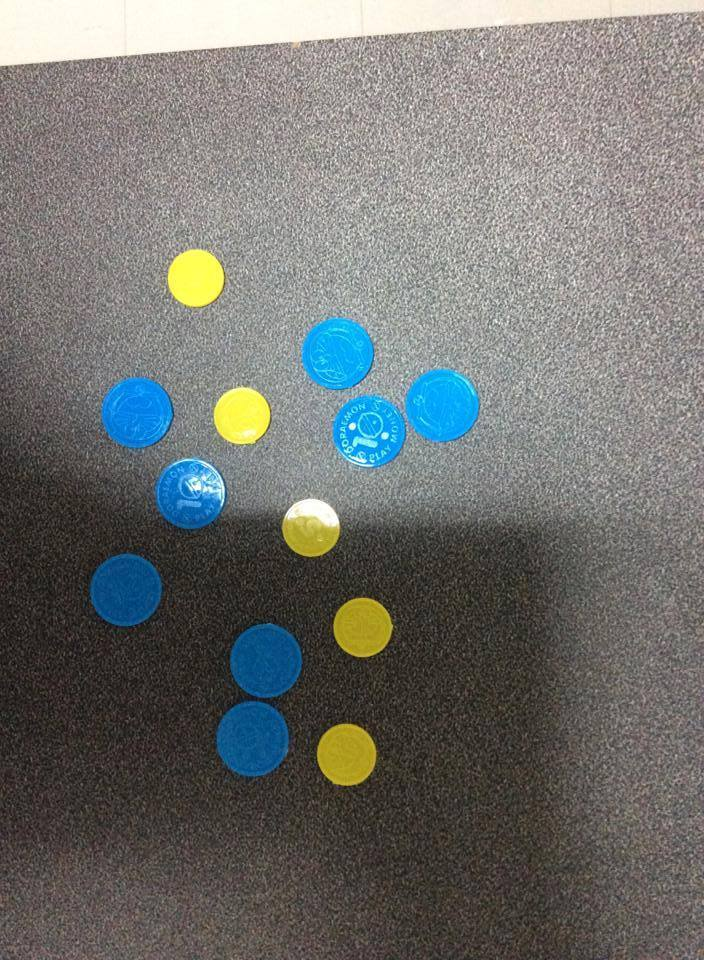
#> input picture CoinCounting/coin1.jpg, 704 x 960 px
$ python -i example2_4_coin_counting_v2.py   (imports and definitions only)
#> lines starting #> are read from the running program, lines starting #| are printed output that depends on the picture; after the words box and inside, x2 and y2 are one past the last pixel; in counts of white or black regions, pixels touching at a corner belong together
#Download images from https://drive.google.com/file/d/1KqllafwQiJR-Ronos3N-AHNfnoBb8I7H/view?usp=sharing

#Bonus from this challenge https://docs.google.com/document/d/1q96VgmpJXlC95h9we-jiuxonEoYrZoqgTD2wjGk5TlI/edit?usp=sharing


import cv2
import numpy as np

expected_outcome = [
    [5, 8],
    [6, 3],
    [2, 4],
    [2, 4],
    [1, 7],
    [3, 5],
    [4, 3],
    [5, 5],
    [2, 6],
    [4, 2] ]

def morph (img, kernel_size, morph_type, structure_type):
    kernel = cv2.getStructuringElement(structure_type,(kernel_size,kernel_size))
    # kernel = np.zeros((kernel_size,kernel_size), np.uint8)
    # kernel = cv2.circle(kernel, (int(kernel_size/2),int(kernel_size/2)), int(kernel_size/2), (255,255,255), -1)
    return cv2.morphologyEx(img, morph_type, kernel)

def coinCounting(filename):

#> called with filename = 'CoinCounting/coin1.jpg'
    im = cv2.imread(filename)
#> im is the input picture: shape (960, 704, 3); mean B, G, R 111.6, 114.4, 113.4
    target_size = (int(704/2),int(960/2))  # (int(im.shape[1]/2),int(im.shape[0]/2))
    im = cv2.resize(im,target_size)
#> im: shape (480, 352, 3)

    hsv = cv2.cvtColor(im, cv2.COLOR_BGR2HSV)
#> hsv: shape (480, 352, 3); mean H, S, V 32.4, 39.5, 122.6
    blue_hsv = hsv # cv2.cvtColor(im+[10,0,0], cv2.COLOR_BGR2HSV)

    # im = BrightnessContrast(im, 0)

    # contrast
    alpha = 0.5 # Simple contrast control
    beta = 0 # Simple brightness control

    # im = cv2.convertScaleAbs(im, alpha=alpha, beta=beta)

    # define threshold
    # blue
    lower_yellow = np.array([22,50,50])
    upper_yellow = np.array([35,255,255])
    lower_blue = np.array([94,15,50])
    upper_blue = np.array([150,255,255])
    lower_bg = np.array([0,0,0])
    upper_bg = np.array([180,70,200])

    lower_blue2 = np.array([80,8,50])
    upper_blue2 = np.array([160,255,255])

    # thresholding
    # b, g, r
    mask_yellow = cv2.inRange(hsv, lower_yellow, upper_yellow)
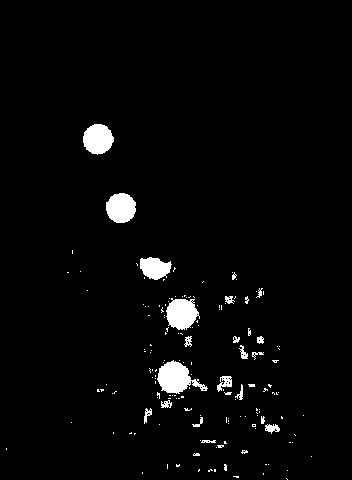
#> mask_yellow: shape (480, 352); 2.9% white; 158 white regions (136 under 20 px), largest, box (x1, y1, x2, y2) and area: (157, 360, 208, 394) 916, (166, 298, 200, 330) 777, (83, 124, 114, 155) 723
    mask_blue = cv2.inRange(blue_hsv, lower_blue, upper_blue)
#> mask_blue: shape (480, 352); 6.3% white; 112 white regions (106 under 20 px), largest, box (x1, y1, x2, y2) and area: (143, 157, 241, 239) 4166, (48, 184, 91, 233) 1334, (72, 223, 122, 267) 1330, (107, 348, 147, 390) 1227, (115, 309, 152, 350) 1131, (44, 276, 82, 315) 1123
    mask_bg = cv2.inRange(hsv, lower_bg, upper_bg)
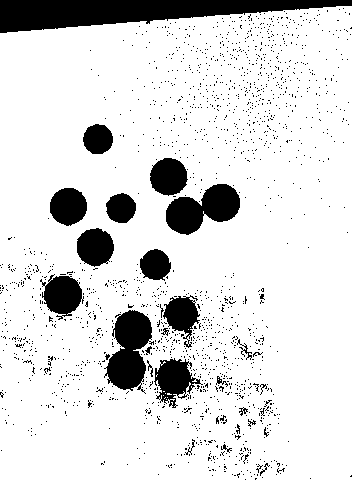
#> mask_bg: shape (480, 352); 86% white; 1705 black regions (1680 under 20 px), largest, box (x1, y1, x2, y2) and area: (0, 0, 352, 33) 6661, (104, 310, 154, 394) 2485, (166, 184, 240, 235) 2264

    mask_bg = 255-mask_bg

    # median
    mask_bg = cv2.medianBlur(mask_bg, 9)
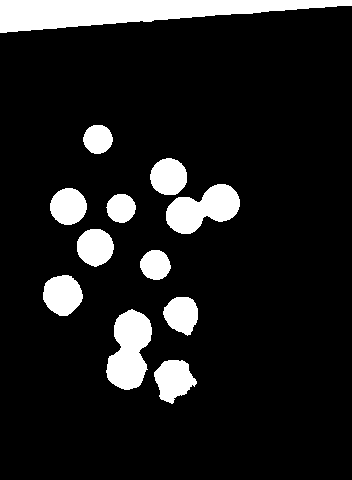
#> mask_bg: shape (480, 352); 12% white; 12 white regions, largest, box (x1, y1, x2, y2) and area: (0, 0, 352, 33) 6679, (106, 309, 152, 390) 2515, (166, 184, 240, 234) 2252
    cv2.imshow('BG', mask_bg)
    mask_yellow = cv2.medianBlur(mask_yellow, 5)
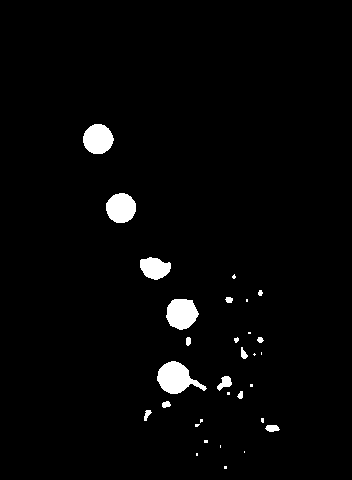
#> mask_yellow: shape (480, 352); 2.5% white; 31 white regions (15 under 20 px), largest, box (x1, y1, x2, y2) and area: (157, 361, 207, 394) 921, (166, 299, 199, 330) 771, (83, 124, 114, 154) 716
    mask_blue = cv2.medianBlur(mask_blue, 9)
#> mask_blue: shape (480, 352); 6.2% white; 5 white regions, box (x1, y1, x2, y2) and area: (147, 156, 241, 237) 4312, (107, 311, 152, 390) 2355, (74, 225, 119, 266) 1370, (49, 186, 89, 230) 1320, (44, 276, 82, 314) 1108

    cv2.imshow('mask_blue pre bitwise', mask_blue)
    mask_blue = np.bitwise_or(mask_blue, mask_bg)
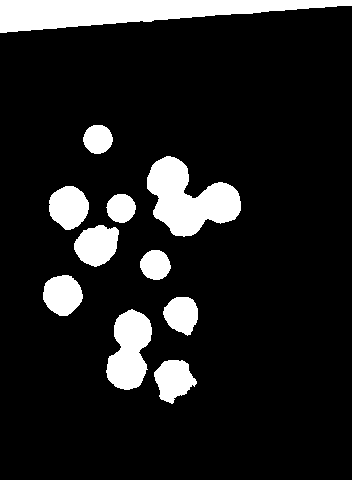
#> mask_blue: shape (480, 352); 12.9% white; 11 white regions, largest, box (x1, y1, x2, y2) and area: (0, 0, 352, 33) 6679, (147, 156, 241, 237) 4312, (106, 309, 152, 390) 2524
    # [11 lines of commented-out code are left out]


    morph_yellow = morph(mask_yellow, 20, cv2.MORPH_OPEN, cv2.MORPH_ELLIPSE)
#> in morph, `return cv2.morphologyEx(img, morph_type, kernel)`: returned value: shape (480, 352); 1.9% white; 5 white regions, box (x1, y1, x2, y2) and area: (159, 362, 190, 394) 810, (168, 300, 197, 330) 717, (84, 125, 113, 155) 696, (107, 194, 136, 224) 684, (144, 259, 166, 280) 372
    morph_yellow = morph(morph_yellow, 10, cv2.MORPH_ERODE, cv2.MORPH_ELLIPSE)
#> in morph (call 2), `return cv2.morphologyEx(img, morph_type, kernel)`: returned value: shape (480, 352); 0.85% white; 5 white regions, box (x1, y1, x2, y2) and area: (164, 367, 186, 389) 389, (173, 305, 193, 325) 323, (89, 130, 109, 150) 309, (112, 199, 132, 219) 301, (149, 264, 162, 275) 110

    # morph_blue = morph(mask_blue, 12, cv2.MORPH_DILATE, cv2.MORPH_ELLIPSE)
    morph_blue = morph(mask_blue, 15, cv2.MORPH_CLOSE, cv2.MORPH_ELLIPSE)
#> call 3 of morph, with kernel_size = 15, morph_type = 3, structure_type = 2
#> in morph (call 3), `return cv2.morphologyEx(img, morph_type, kernel)`:
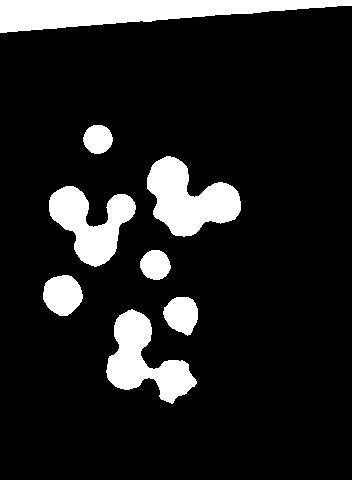
#> returned value: shape (480, 352); 13.2% white; 8 white regions
    # morph_blue = morph(mask_blue, 20, cv2.MORPH_ERODE, cv2.MORPH_ELLIPSE)
    cv2.imshow('Morph Blue Coin 1', morph_blue)
    # [8 lines of commented-out code are left out]

    blur_amount = 15
    # [12 lines of commented-out code are left out]
    contours_yellow, hierarchy_yellow = cv2.findContours(morph_yellow, cv2.RETR_TREE, cv2.CHAIN_APPROX_NONE)
#> contours_yellow = 5 contours; box (x1, y1, x2, y2) and area: (164, 367, 186, 389) 358, (173, 305, 193, 325) 294, (89, 130, 109, 150) 281, (112, 199, 132, 219) 274, (149, 264, 162, 275) 93
    contours_blue, hierarchy_blue = cv2.findContours(morph_blue, cv2.RETR_TREE, cv2.CHAIN_APPROX_NONE)
#> contours_blue = 8 contours; box (x1, y1, x2, y2) and area: (0, 0, 352, 33) 6310, (147, 156, 241, 237) 4234, (106, 309, 197, 404) 3755, (49, 186, 136, 267) 3488, (43, 275, 83, 316) 1186, (163, 297, 198, 336) 944, (140, 250, 171, 280) 670, (83, 125, 113, 154) 633

    yellow = len(contours_yellow)
#> yellow = 5
    blue = len(contours_blue)
#> blue = 8

    im_blue_contour = im.copy()
    cv2.drawContours(im_blue_contour, contours_blue, -1, (0, 255, 0), 2)
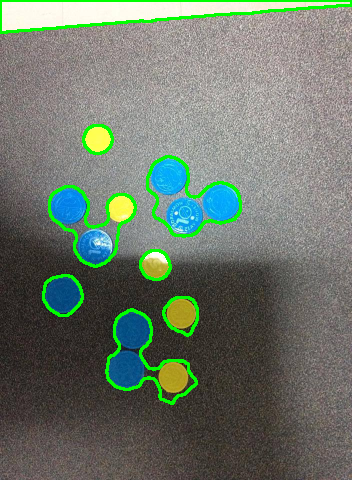
#> im_blue_contour: shape (480, 352, 3); mean B, G, R 106.6, 119.2, 108.1

    # print('Yellow = ',yellow)
    # print('Blue = ', blue)
    cv2.imshow('Original Image',im)


    # cv2.imshow('HSV Image',hsv)
    cv2.imshow('Yellow Coin', mask_yellow)
    cv2.imshow('Blue Coin', mask_blue)
    cv2.imshow('Morph Yellow Coin', morph_yellow)
    cv2.imshow('Morph Blue Coin', morph_blue)
    cv2.imshow('Contour Blue Coin', im_blue_contour)


    return [yellow,blue]

# process
# [8 lines not run here, left out]

>>> result = coinCounting('CoinCounting/coin1.jpg')
#> result = [5, 8]

$ run again, on CoinCounting/coin10.jpg
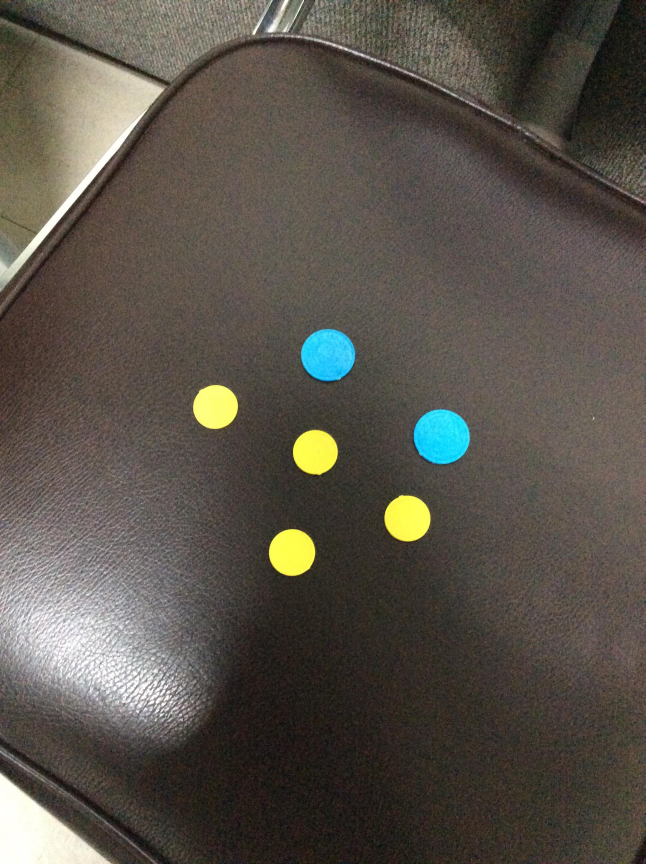
#> input picture CoinCounting/coin10.jpg, 1936 x 2592 px (shown at 1/3 size)
#> in coinCounting, im is the input picture: shape (2592, 1936, 3); mean B, G, R 74.5, 82.9, 88.6
#> im: shape (480, 352, 3)
#> hsv: shape (480, 352, 3); mean H, S, V 24, 51.7, 90.5
#> in coinCounting, `mask_yellow = cv2.inRange(hsv, lower_yellow, upper_yellow)`:
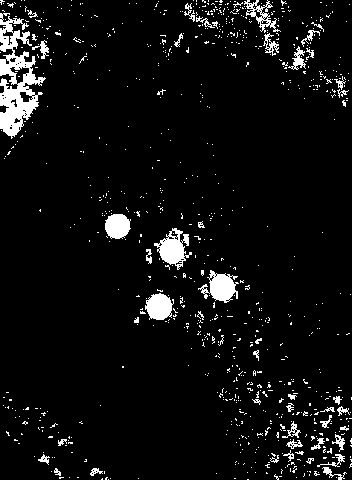
#> mask_yellow: shape (480, 352); 5.9% white; 835 white regions (786 under 20 px), largest, box (x1, y1, x2, y2) and area: (0, 13, 46, 139) 2584, (154, 228, 192, 270) 752, (198, 270, 239, 303) 705
#> contours_yellow = 4 contours; box (x1, y1, x2, y2) and area: (165, 243, 181, 260) 193, (216, 280, 232, 296) 185, (152, 299, 169, 315) 184, (111, 220, 126, 234) 152
#> contours_blue = 38 contours, 11 with area under 20; largest, box (x1, y1, x2, y2) and area: (77, 357, 323, 480) 18932, (0, 16, 120, 243) 10484, (10, 337, 87, 390) 1902, (0, 431, 60, 480) 1482, (225, 227, 256, 258) 710
#> yellow = 4
#> blue = 38
#> in coinCounting, `cv2.drawContours(im_blue_contour, contours_blue, -1, (0, 255, 0), 2)`:
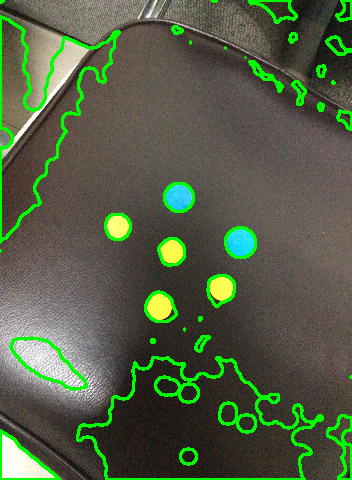
#> im_blue_contour: shape (480, 352, 3); mean B, G, R 69.4, 94.7, 82.7
#> result = [4, 38]

$ run again, on CoinCounting/coin2.jpg
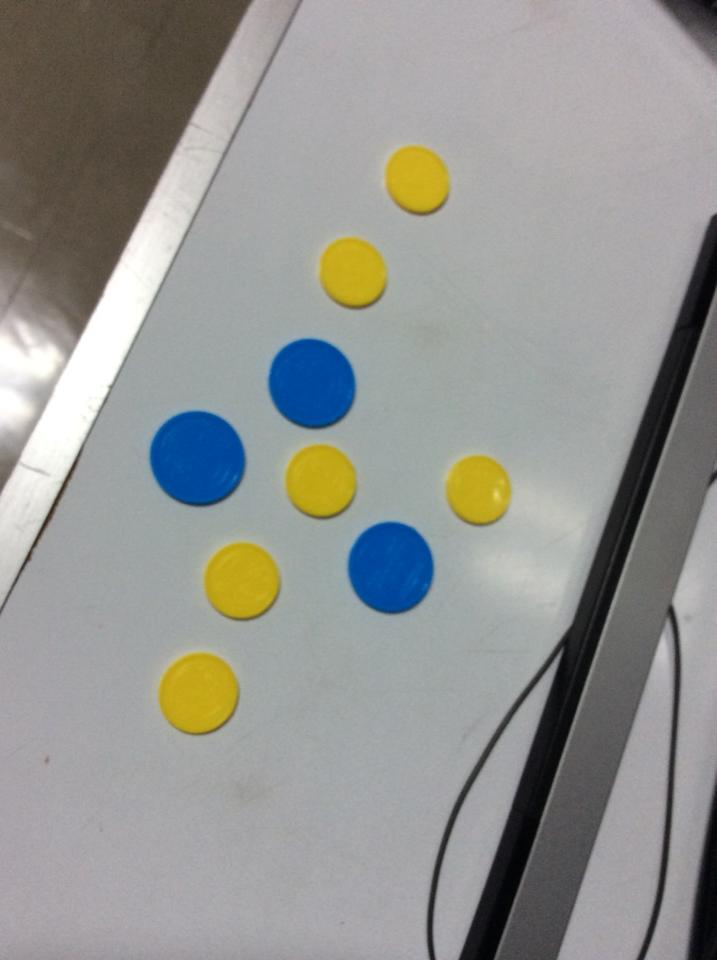
#> input picture CoinCounting/coin2.jpg, 717 x 960 px
#> in coinCounting, im is the input picture: shape (960, 717, 3); mean B, G, R 146.2, 149.4, 148.6
#> im: shape (480, 352, 3)
#> hsv: shape (480, 352, 3); mean H, S, V 88.7, 27.7, 155.3
#> in coinCounting, `mask_yellow = cv2.inRange(hsv, lower_yellow, upper_yellow)`:
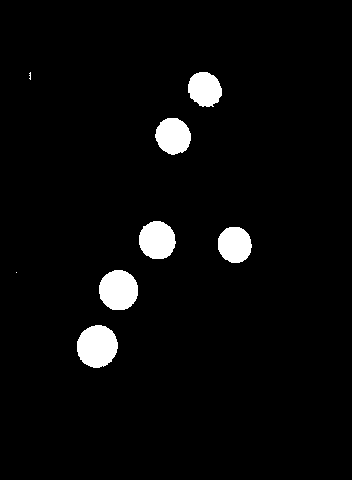
#> mask_yellow: shape (480, 352); 3.9% white; 8 white regions (2 under 20 px), largest, box (x1, y1, x2, y2) and area: (77, 325, 118, 368) 1370, (99, 270, 138, 310) 1249, (139, 221, 176, 259) 1108, (155, 118, 191, 155) 1015, (218, 227, 252, 263) 976, (188, 72, 222, 107) 918
#> contours_yellow = 6 contours; box (x1, y1, x2, y2) and area: (83, 331, 114, 363) 732, (105, 276, 135, 306) 649, (145, 227, 172, 255) 546, (162, 124, 187, 150) 470, (224, 233, 248, 259) 452, (194, 78, 218, 102) 400
#> contours_blue = 17 contours, 4 with area under 20; largest, box (x1, y1, x2, y2) and area: (0, 0, 114, 283) 15736, (64, 163, 219, 320) 8246, (77, 326, 117, 368) 1254, (100, 270, 138, 310) 1128, (156, 118, 190, 154) 900
#> yellow = 6
#> blue = 17
#> in coinCounting, `cv2.drawContours(im_blue_contour, contours_blue, -1, (0, 255, 0), 2)`:
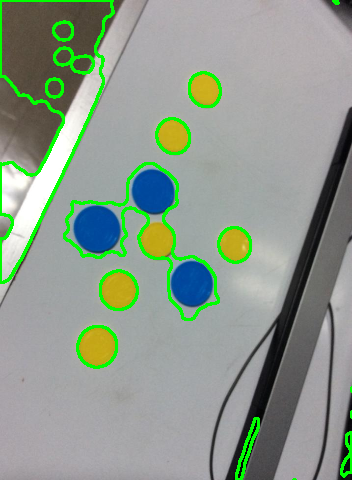
#> im_blue_contour: shape (480, 352, 3); mean B, G, R 140.5, 155.1, 141.7
#> result = [6, 17]

$ run again, on CoinCounting/coin3.jpg
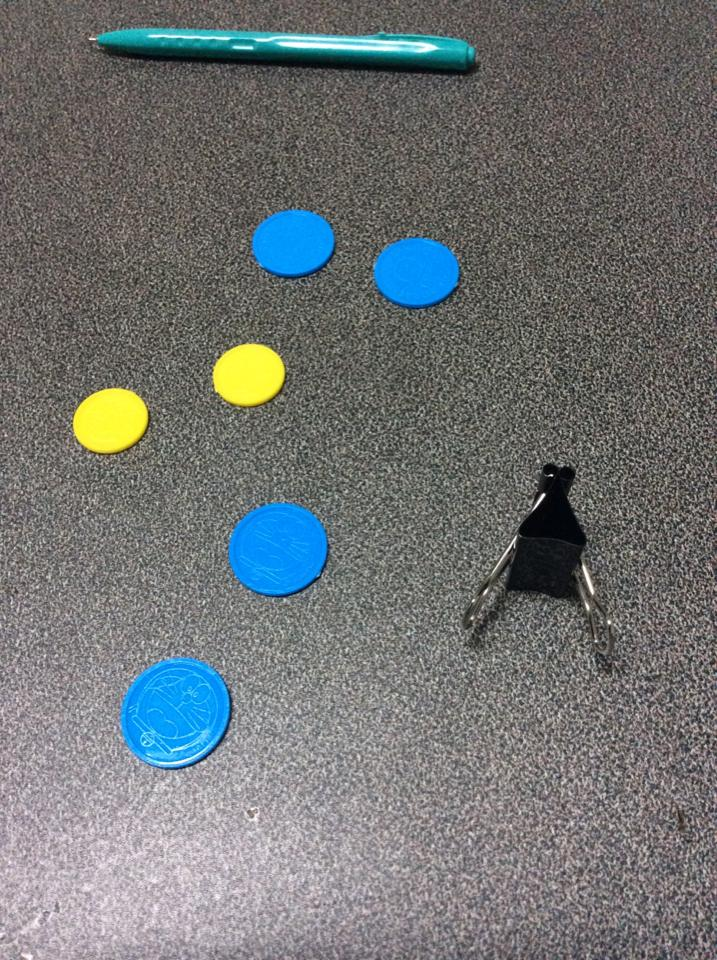
#> input picture CoinCounting/coin3.jpg, 717 x 960 px
#> in coinCounting, im is the input picture: shape (960, 717, 3); mean B, G, R 115.4, 115.4, 112
#> im: shape (480, 352, 3)
#> hsv: shape (480, 352, 3); mean H, S, V 61.4, 31.1, 122.7
#> contours_yellow = 2 contours; box (x1, y1, x2, y2) and area: (42, 199, 70, 223) 494, (110, 177, 137, 200) 456
#> contours_blue = 22 contours, 12 with area under 20; largest, box (x1, y1, x2, y2) and area: (49, 14, 234, 37) 2796, (57, 327, 116, 386) 2633, (111, 250, 163, 301) 2030, (183, 118, 226, 155) 1246, (123, 104, 165, 142) 1191
#> yellow = 2
#> blue = 22
#> in coinCounting, `cv2.drawContours(im_blue_contour, contours_blue, -1, (0, 255, 0), 2)`:
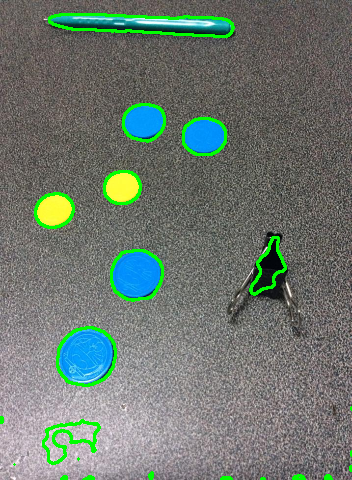
#> im_blue_contour: shape (480, 352, 3); mean B, G, R 111.5, 120.1, 108.6
#> result = [2, 22]
